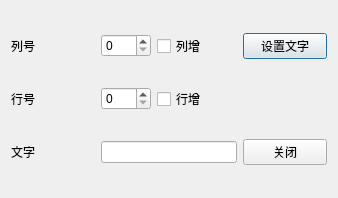
<?xml version="1.0" encoding="UTF-8"?>
<ui version="4.0">
 <class>DialogLocate</class>
 <widget class="QDialog" name="DialogLocate">
  <property name="geometry">
   <rect>
    <x>0</x>
    <y>0</y>
    <width>338</width>
    <height>198</height>
   </rect>
  </property>
  <property name="windowTitle">
   <string>Dialog</string>
  </property>
  <layout class="QGridLayout" name="gridLayout">
   <item row="0" column="0">
    <widget class="QLabel" name="label">
     <property name="text">
      <string>列号</string>
     </property>
    </widget>
   </item>
   <item row="0" column="1">
    <widget class="QSpinBox" name="spin_col">
     <property name="maximumSize">
      <size>
       <width>50</width>
       <height>16777215</height>
      </size>
     </property>
    </widget>
   </item>
   <item row="0" column="2">
    <widget class="QCheckBox" name="chk_col">
     <property name="maximumSize">
      <size>
       <width>80</width>
       <height>16777215</height>
      </size>
     </property>
     <property name="text">
      <string>列增</string>
     </property>
    </widget>
   </item>
   <item row="0" column="3">
    <widget class="QPushButton" name="btn_font">
     <property name="text">
      <string>设置文字</string>
     </property>
    </widget>
   </item>
   <item row="1" column="0">
    <widget class="QLabel" name="label_2">
     <property name="text">
      <string>行号</string>
     </property>
    </widget>
   </item>
   <item row="1" column="1">
    <widget class="QSpinBox" name="spin_row">
     <property name="maximumSize">
      <size>
       <width>50</width>
       <height>16777215</height>
      </size>
     </property>
    </widget>
   </item>
   <item row="1" column="2">
    <widget class="QCheckBox" name="chk_row">
     <property name="maximumSize">
      <size>
       <width>80</width>
       <height>16777215</height>
      </size>
     </property>
     <property name="text">
      <string>行增</string>
     </property>
    </widget>
   </item>
   <item row="2" column="0">
    <widget class="QLabel" name="label_3">
     <property name="text">
      <string>文字</string>
     </property>
    </widget>
   </item>
   <item row="2" column="1" colspan="2">
    <widget class="QLineEdit" name="lineEdit">
     <property name="maximumSize">
      <size>
       <width>150</width>
       <height>16777215</height>
      </size>
     </property>
    </widget>
   </item>
   <item row="2" column="3">
    <widget class="QPushButton" name="btn_close">
     <property name="text">
      <string>关闭</string>
     </property>
    </widget>
   </item>
  </layout>
 </widget>
 <resources/>
 <connections>
  <connection>
   <sender>btn_close</sender>
   <signal>clicked()</signal>
   <receiver>DialogLocate</receiver>
   <slot>close()</slot>
   <hints>
    <hint type="sourcelabel">
     <x>285</x>
     <y>152</y>
    </hint>
    <hint type="destinationlabel">
     <x>168</x>
     <y>98</y>
    </hint>
   </hints>
  </connection>
 </connections>
</ui>
